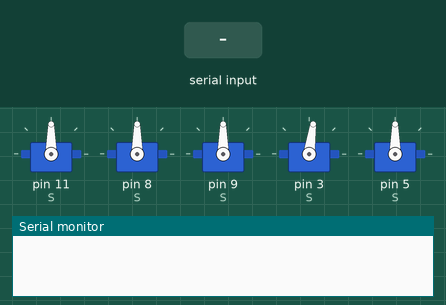
A sketch run on a simulated Arduino Uno, built with avr-gcc and run on an emulated ATmega328P. Parts: 5 × servo, the last lines printed to the serial monitor. The inputs (shaded band) are chosen by the test bench.

Above: at 0.1 s.
At 0.7 s:
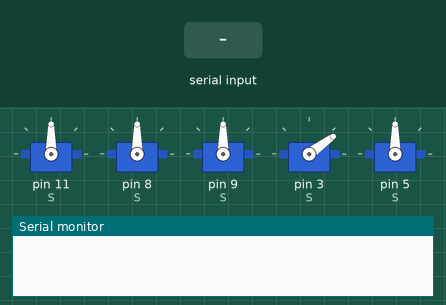
At 2.9 s:
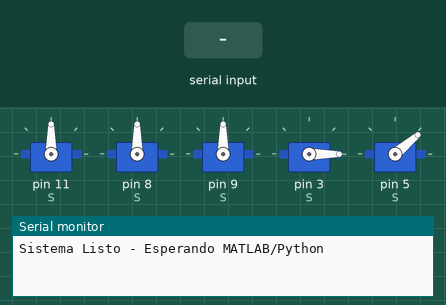
3.0 s: "90,45\n" received over Serial
4.5 s: "0\n" received over Serial
Timing chart, 0 to 7.5 s (numbered marks = the images above; inputs shaded):
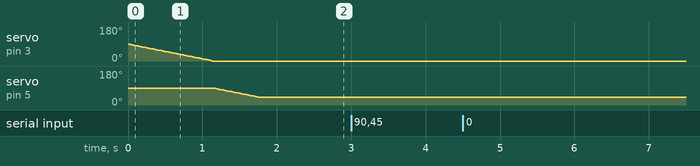

The sketch:

brazo_arduino.ino
```cpp
#include <Servo.h>

Servo servos[5];

// ===================== CONFIGURACIÓN INDIVIDUAL =====================
struct ServoConfig {
  int pin;
  int min_us;
  int max_us;
  bool invert;
};

// Se mantiene la estructura original.
// NOTA: Revisa el max_us del Servo 4 (está en 100, suele ser > 500)
ServoConfig S[5] = {
  {11, 500, 2400, false}, // Servo 1 - Base (θ1)
  { 8, 500, 2500, false}, // Servo 2 - Hombro (θ2)
  { 9, 600, 2480, false}, // Servo 3 - Codo (θ3)
  { 3, 100, 1950, false}, // Servo 4 - Muñeca (θ4) - Ajustado de 100 a 2100
  { 5, 500, 1700, false}  // Servo 5 - Pinza (θ5)
};

// ===================== MOVIMIENTO SUAVE =====================
void moveSmooth(int index, int target, float stepSize = 0.4, int delayTime = 5) {
  float current = servos[index].read();

  while (abs(current - target) > stepSize) {
    if (current < target) current += stepSize;
    else current -= stepSize;

    servos[index].write((int)current);
    delay(delayTime);
  }
  servos[index].write(target);
}

// ===================== RESET SERVOS =====================
void resetServos() {
  moveSmooth(0, 90);
  moveSmooth(1, 90);
  moveSmooth(2, 90);
  moveSmooth(3, 0);
  moveSmooth(4, 40);
}

void setup() {
  Serial.begin(9600);
  Serial.setTimeout(50);

  for (int i = 0; i < 5; i++) {
    servos[i].attach(S[i].pin, S[i].min_us, S[i].max_us);
  }

  resetServos();
  Serial.println("Sistema Listo - Esperando MATLAB/Python");
}

void loop() {
  // ===================== CONTROL DESDE PYTHON/MATLAB =====================
  if (Serial.available() > 0) {

    String line = Serial.readStringUntil('\n');
    line.trim();
    if (line.length() == 0) return;

    float q[5];
    int count = 0;
    int startIndex = 0;

    // Parseo de la cadena separada por comas
    while (startIndex < line.length() && count < 5) {
      int commaIndex = line.indexOf(',', startIndex);
      if (commaIndex == -1) commaIndex = line.length();
      q[count++] = line.substring(startIndex, commaIndex).toFloat();
      startIndex = commaIndex + 1;
    }

    // Si recibimos al menos los 4 ángulos principales
    if (count >= 4) {
      // Mapeo de cinemática a grados del servo (0-180)
      q[0] = map(q[0], 0, 180, 0, 180);
      q[1] = map(q[1], 0, -180, 0, 180);
      q[2] = map(q[2], 90, -90, 0, 180);
      q[3] = map(q[3], -90, 90, 0, 180);

      // Control de pinza (0 abierto, 1 cerrado o viceversa)
      if (count == 5) q[4] = map(q[4], 0, 1, 90, 180);
      else q[4] = 70; // Posición por defecto si no llega el 5to dato

      for (int i = 0; i < 5; i++) {
        int pos = (int)q[i];

        if (S[i].invert) pos = 180 - pos;

        pos = constrain(pos, 0, 180);
        moveSmooth(i, pos, 0.4, 5);
      }
    }

    Serial.print("Recibido y Ejecutado: ");
    Serial.println(line);
  }
}
```
